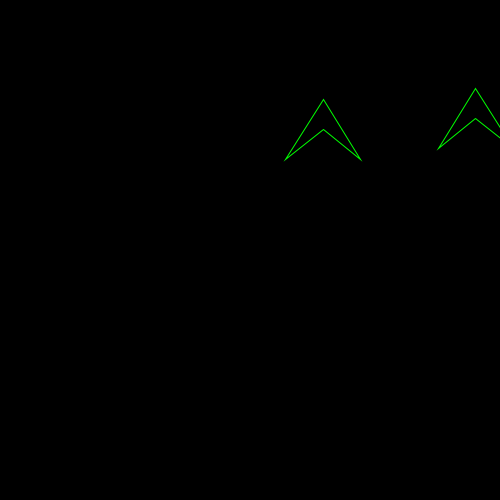
Frame 1 (no input)
Frame 60 (the mouse pressed at the canvas centre just before this capture): identical to frame 1, image omitted
Frame 120 (the mouse held since frame 60 and released just before this capture): identical to frame 1, image omitted

The Processing sketch that drew this single still picture (run headless with seeded random() and noise(); from frame 60 on, the mouse is pressed at the canvas centre):

// Processing sketch: Lab14_Pt_1_pde
// ── Lab14_Pt_1_pde.pde
Ship[] ships = new Ship[2];

void setup()
{
  size(500, 500);
  noFill();
  stroke(0,255,0);
  for(int i = 0; i < 2; i++)
  {
    ships[i] = new Ship(random(width), random(height));
  }
}

void draw()
{
  background(0);
  for(int i = 0; i < ships.length; i++)
  {
    ships[i].render();
    ships[i].update();
  }  
}

// ── Ship.pde
class Ship
{
  float x, y, sWidth = 75, sHeight = 60;
  PVector pos = new PVector();
  float theta, speed = 20;
  PVector forward;
  

  Ship(float _x, float _y)
  {
    pos.x = _x;
    pos.y = _y;
    forward = new PVector(0, -1);
  }

  void update()
  {
    forward.x = sin(theta) * speed;
    forward.y = -cos(theta) * speed; 
    
    if (keyPressed)
    {
      if (keyCode == UP)
      {
        //Must call method here, cannot say : pos += forward;
        pos.add(forward);  
      } 
      else if (keyCode == DOWN)
      {
        pos.sub(forward);
      }
      else if(keyCode == LEFT)
      {
        theta -= 0.08f;
      }
      else if(keyCode == RIGHT)
      {
        theta += 0.08f;
      }
    }
  }

  void render()
  {
    pushMatrix();
    
    translate(pos.x, pos.y);
    rotate(theta);
    
    beginShape();
    vertex(0, 0);
    vertex(0 - sWidth / 2, 0 + sHeight / 2);
    vertex(0, 0 - sHeight / 2);
    vertex(0 + sWidth / 2, 0 + sHeight / 2);
    vertex(0, 0);
    endShape();
    
    popMatrix();
  }
}
